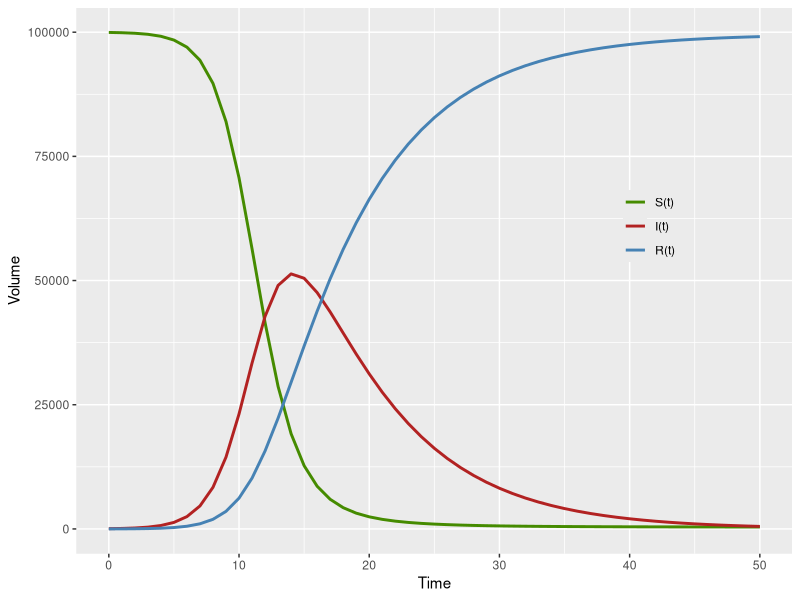
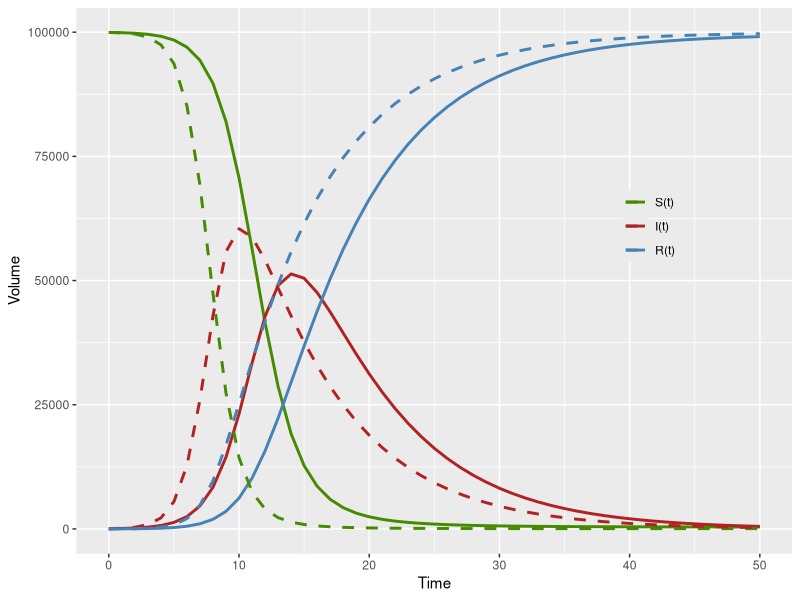
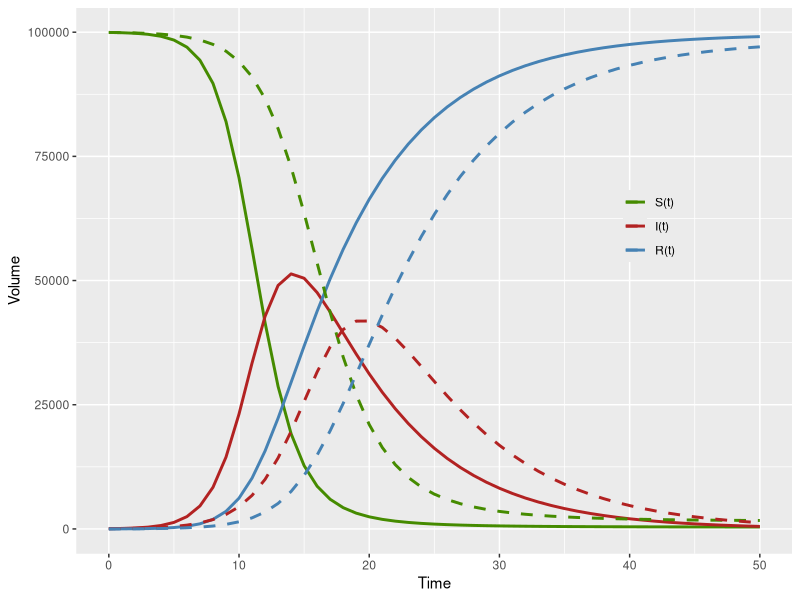
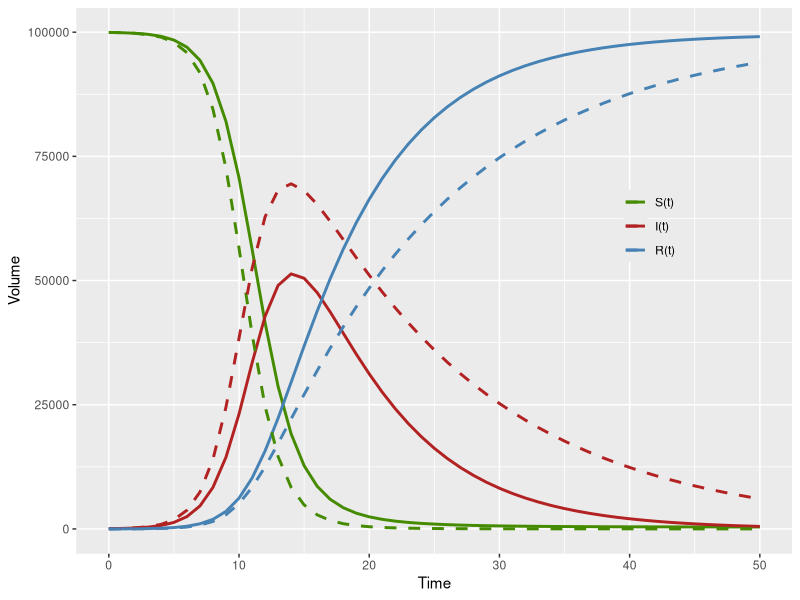
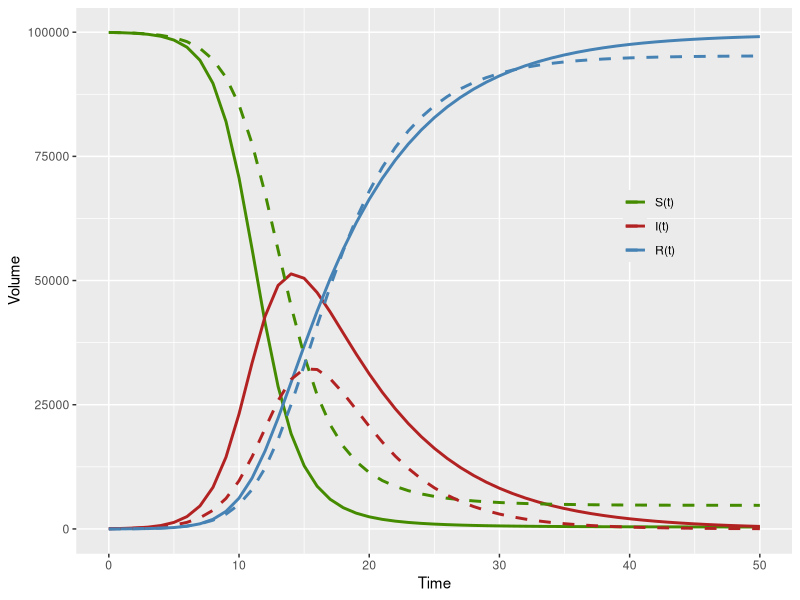
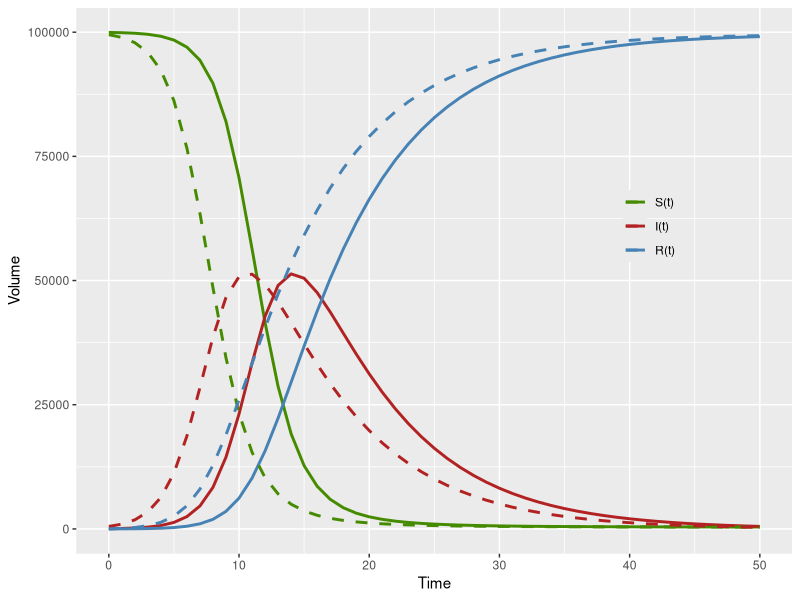
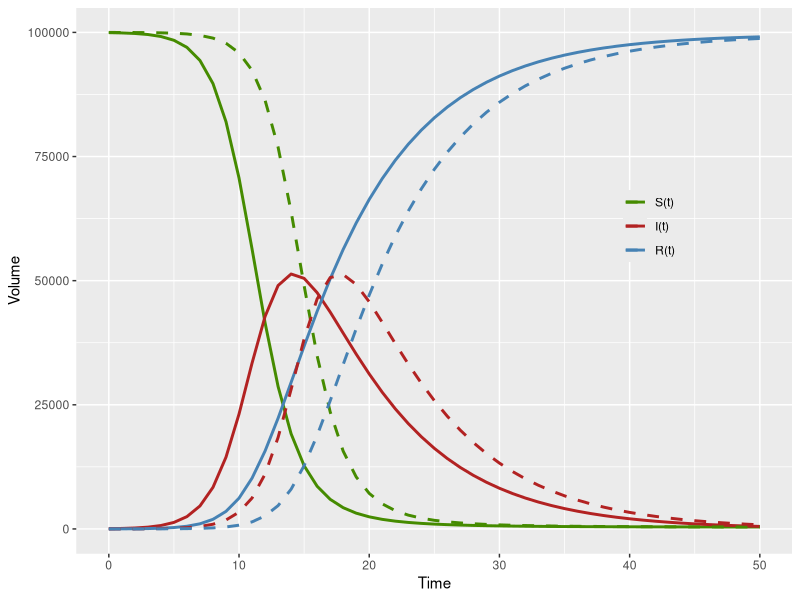
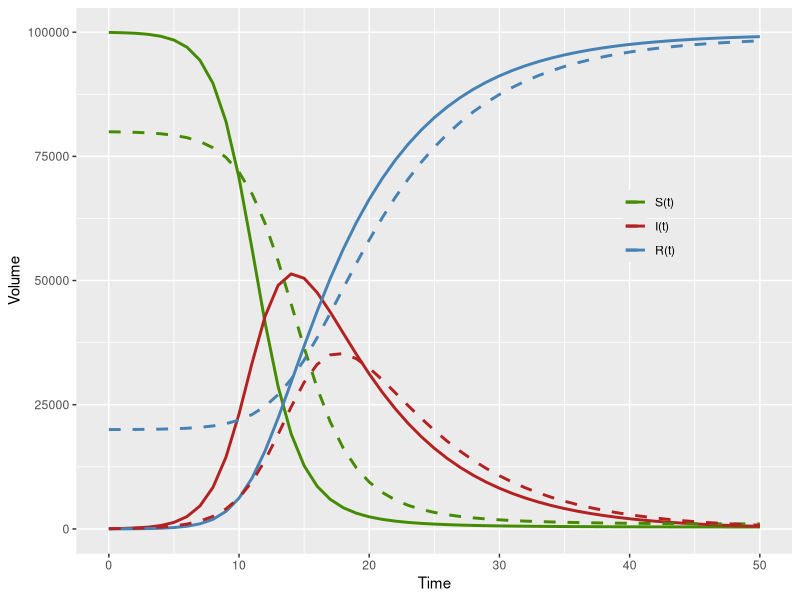

Generate these figures, in order, with R:
# setwd("/home/julien/cloud/cours/bayesian_workflow/simple_sir/")

## Setup ----
library(deSolve)
library(tidyverse)

## Set model ----
sir = function(t, x, parms, ...) {
  with(as.list(c(parms, x)), {
    dS = - beta*S*I/(S+I+R)
    dI = beta*S*I/(S+I+R) - gamma*I
    dR = gamma*I
    list(c(dS, dI, dR))
  })
}

## Set parameters ----
pars = c(beta = 0.8, gamma = 1/7)

## Set initial values ----
N_0 = 100000
I_0 = 50
inits = c(S = N_0 - I_0,
          I = I_0,
          R = 0)

## Simulate ----
times = seq(0,50,by=1)
sim_data = ode(inits, times, sir, pars,method="rk4")
tibble(sim_data)

## Plot ----
sim_data %<>%
  as.data.frame() %>%
  pivot_longer(2:4) %>%
  mutate(name=factor(name,levels=c("S","I","R"),labels=c("S(t)","I(t)","R(t)")))
ggplot(sim_data) +
  geom_line(aes(x=time,y=value,color=name),size=1) +
  scale_color_manual(values=c("chartreuse4","firebrick","steelblue")) +
  labs(x="Time",y="Volume",color=NULL) +
  theme(legend.position = c(.8,.6),
        legend.background = element_blank())
ggsave(file="example_sir1.pdf",width=4,height=2.6)

## Change parameters ----
pars = c(beta = 1.1,
         gamma = 1/7
)

## Simulate ----
sim_data2 = ode(inits, times, sir, pars,method="rk4")
tibble(sim_data2)

## Plot ----
sim_data2 %<>%
  as.data.frame() %>%
  pivot_longer(2:4) %>%
  mutate(name=factor(name,levels=c("S","I","R"),labels=c("S(t)","I(t)","R(t)")))
ggplot() +
  geom_line(data=sim_data,aes(x=time,y=value,color=name),size=1) +
  geom_line(data=sim_data2,aes(x=time,y=value,color=name),size=1,linetype=2) +
  scale_color_manual(values=c("chartreuse4","firebrick","steelblue")) +
  labs(x="Time",y="Volume",color=NULL) +
  theme(legend.position = c(.8,.6),
        legend.background = element_blank())
ggsave(file="example_sir2.pdf",width=4,height=2.6)


## Change parameters ----
pars = c(beta = 0.6,
         gamma = 1/7
)

## Simulate ----
sim_data2 = ode(inits, times, sir, pars,method="rk4")
tibble(sim_data2)

## Plot ----
sim_data2 %<>%
  as.data.frame() %>%
  pivot_longer(2:4) %>%
  mutate(name=factor(name,levels=c("S","I","R"),labels=c("S(t)","I(t)","R(t)")))
ggplot() +
  geom_line(data=sim_data,aes(x=time,y=value,color=name),size=1) +
  geom_line(data=sim_data2,aes(x=time,y=value,color=name),size=1,linetype=2) +
  scale_color_manual(values=c("chartreuse4","firebrick","steelblue")) +
  labs(x="Time",y="Volume",color=NULL) +
  theme(legend.position = c(.8,.6),
        legend.background = element_blank())
ggsave(file="example_sir3.pdf",width=4,height=2.6)

## Change parameters ----
pars = c(beta = 0.8,
         gamma = 1/14
)

## Simulate ----
sim_data2 = ode(inits, times, sir, pars,method="rk4")
tibble(sim_data2)

## Plot ----
sim_data2 %<>%
  as.data.frame() %>%
  pivot_longer(2:4) %>%
  mutate(name=factor(name,levels=c("S","I","R"),labels=c("S(t)","I(t)","R(t)")))
ggplot() +
  geom_line(data=sim_data,aes(x=time,y=value,color=name),size=1) +
  geom_line(data=sim_data2,aes(x=time,y=value,color=name),size=1,linetype=2) +
  scale_color_manual(values=c("chartreuse4","firebrick","steelblue")) +
  labs(x="Time",y="Volume",color=NULL) +
  theme(legend.position = c(.8,.6),
        legend.background = element_blank())
ggsave(file="example_sir4.pdf",width=4,height=2.6)

## Change parameters ----
pars = c(beta = 0.8,
         gamma = 1/4
)

## Simulate ----
sim_data2 = ode(inits, times, sir, pars,method="rk4")
tibble(sim_data2)

## Plot ----
sim_data2 %<>%
  as.data.frame() %>%
  pivot_longer(2:4) %>%
  mutate(name=factor(name,levels=c("S","I","R"),labels=c("S(t)","I(t)","R(t)")))
ggplot() +
  geom_line(data=sim_data,aes(x=time,y=value,color=name),size=1) +
  geom_line(data=sim_data2,aes(x=time,y=value,color=name),size=1,linetype=2) +
  scale_color_manual(values=c("chartreuse4","firebrick","steelblue")) +
  labs(x="Time",y="Volume",color=NULL) +
  theme(legend.position = c(.8,.6),
        legend.background = element_blank())
ggsave(file="example_sir5.pdf",width=4,height=2.6)


## Change parameters ----
pars = c(beta = 0.8,
         gamma = 1/7
)
## Set initial values ----
N_0 = 100000
I_0 = 500
inits = c(
  S = N_0 - I_0,
  I = I_0,
  R = 0
)
## Simulate ----
sim_data2 = ode(inits, times, sir, pars,method="rk4")
tibble(sim_data2)

## Plot ----
sim_data2 %<>%
  as.data.frame() %>%
  pivot_longer(2:4) %>%
  mutate(name=factor(name,levels=c("S","I","R"),labels=c("S(t)","I(t)","R(t)")))
ggplot() +
  geom_line(data=sim_data,aes(x=time,y=value,color=name),size=1) +
  geom_line(data=sim_data2,aes(x=time,y=value,color=name),size=1,linetype=2) +
  scale_color_manual(values=c("chartreuse4","firebrick","steelblue")) +
  labs(x="Time",y="Volume",color=NULL) +
  theme(legend.position = c(.8,.6),
        legend.background = element_blank())
ggsave(file="example_sir6.pdf",width=4,height=2.6)

## Change parameters ----
pars = c(beta = 0.8,
         gamma = 1/7
)
## Set initial values ----
N_0 = 100000
I_0 = 5
inits = c(
  S = N_0 - I_0,
  I = I_0,
  R = 0
)
## Simulate ----
sim_data2 = ode(inits, times, sir, pars,method="rk4")
tibble(sim_data2)

## Plot ----
sim_data2 %<>%
  as.data.frame() %>%
  pivot_longer(2:4) %>%
  mutate(name=factor(name,levels=c("S","I","R"),labels=c("S(t)","I(t)","R(t)")))
ggplot() +
  geom_line(data=sim_data,aes(x=time,y=value,color=name),size=1) +
  geom_line(data=sim_data2,aes(x=time,y=value,color=name),size=1,linetype=2) +
  scale_color_manual(values=c("chartreuse4","firebrick","steelblue")) +
  labs(x="Time",y="Volume",color=NULL) +
  theme(legend.position = c(.8,.6),
        legend.background = element_blank())
ggsave(file="example_sir7.pdf",width=4,height=2.6)

## Change parameters ----
pars = c(beta = 0.8,
         gamma = 1/7
)
## Set initial values ----
N_0 = 100000
I_0 = 50
R_0 = N_0 *.2
inits = c(
  S = N_0 - I_0 - R_0,
  I = I_0,
  R = R_0
)
## Simulate ----
sim_data2 = ode(inits, times, sir, pars,method="rk4")
tibble(sim_data2)

## Plot ----
sim_data2 %<>%
  as.data.frame() %>%
  pivot_longer(2:4) %>%
  mutate(name=factor(name,levels=c("S","I","R"),labels=c("S(t)","I(t)","R(t)")))
ggplot() +
  geom_line(data=sim_data,aes(x=time,y=value,color=name),size=1) +
  geom_line(data=sim_data2,aes(x=time,y=value,color=name),size=1,linetype=2) +
  scale_color_manual(values=c("chartreuse4","firebrick","steelblue")) +
  labs(x="Time",y="Volume",color=NULL) +
  theme(legend.position = c(.8,.6),
        legend.background = element_blank())
ggsave(file="example_sir8.pdf",width=4,height=2.6)
